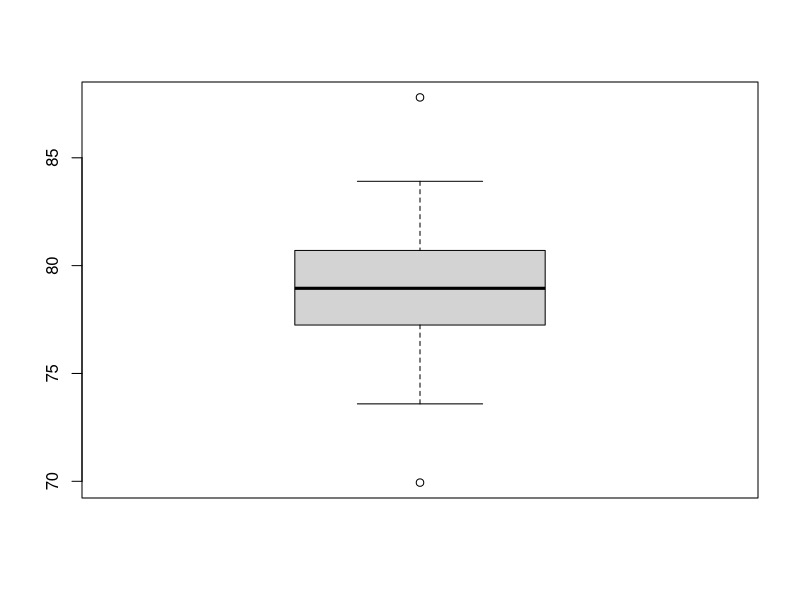

Generate this figure with R:
# Sofia del Carmen Platas Matinez
# 2070830 
# 09/04/2025

# Comparacion de medias ejercicio 2
# Prueba de t de una muestra
# Ho= La media del peso neto de los costales es de 80 kg
# Hi= La media del peso neto de los costales es menor a 80 kg

costal <- c(87.8, 80.01, 77.28, 78.76, 81.52, 74.2, 80.71, 79.5, 77.87, 81.94, 80.7,
            82.32, 75.78, 80.19, 83.91, 79.4, 77.52, 77.62, 81.4, 74.89, 82.95,
            73.59, 77.92, 77.18, 79.83, 81.23, 79.28, 78.44, 79.01, 80.47, 76.23,
            78.89, 77.14, 69.94, 78.54, 79.7, 82.45, 77.29, 75.52, 77.21, 75.99,
            81.94, 80.41, 77.7)

mean(costal)

# length = amplitud de los datos
length(costal)

shapiro.test(costal)

boxplot(costal)

# Fivenum = mostrar valores de los cuartiles
fivenum(costal)

# El siguiente codigo es para la prueba de t de una sola muestra
# mu = la media de referencia
t.test(costal, mu= 80)
